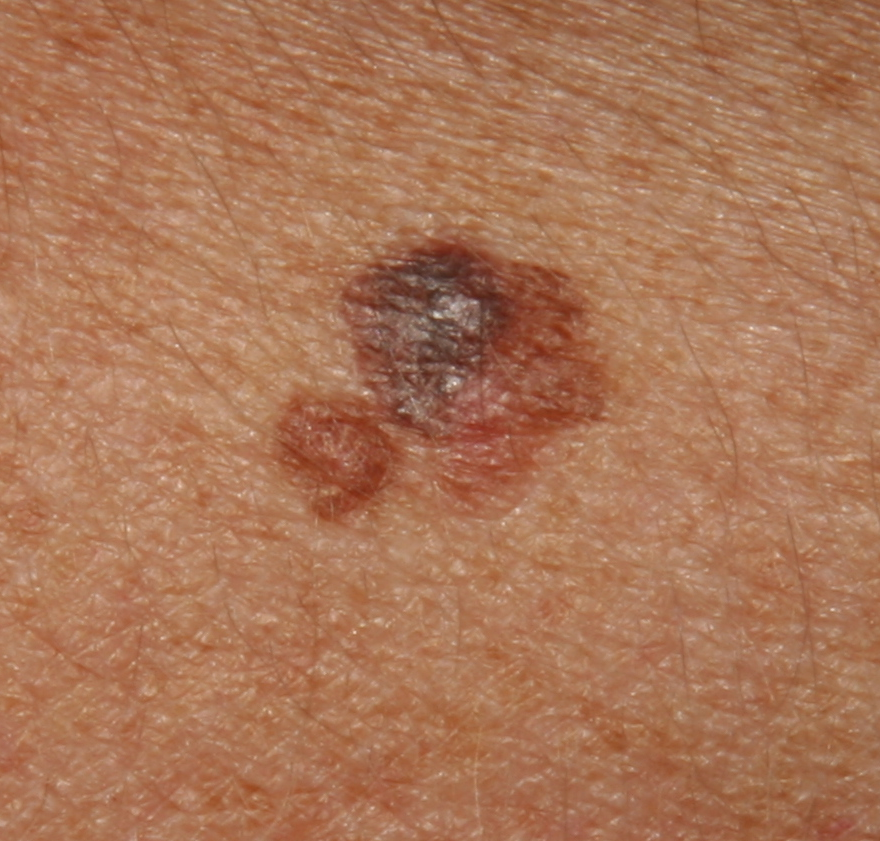
#> input picture Lab8/Skin Cancer Detection Python - Part 1/B496a.png, 880 x 841 px
$ python script_task_1to4.py
#> lines starting #> are read from the running program, lines starting #| are printed output that depends on the picture; after the words box and inside, x2 and y2 are one past the last pixel; in counts of white or black regions, pixels touching at a corner belong together
### Lab8/Skin Cancer Detection Python - Part 1/calculate_border_task1.py
# -*- coding: utf-8 -*-

def calculate_border_task1(path_img, crop_factor, sigma):

    """
    This function does the following:
    1) reads the picture stored at 'path_img' using cv2.imread and displays it
       using plt.imshow
    2) converts the color picture into a grey-scale picture using cv2.cvtColor
       and shows it
    3) cuts away the sides of the grey-scale image, the fraction is defined by
       'crop_factor'
    4) blurs the picture using a Gaussian filter (using cv2.GaussianBlur) with
       'sigma'; the larger sigma, the more the image gets blurred and finer
       contours disappear; this is necessary to get rid of noise and unwanted
       structures like hairs
    5) uses Otsu's method to turn the filtered grey-scale image into a binary
       image (using cv2.threshold)
    6) uses ndimage.binary_fill_holes() to fill holes in the binary picture
       an cv2.connectedComponents() to keep only the region with the largest area
    7) uses cv2.findContours to calculate the border (aka contour) of the identified
       area and plots everything
    Input :  path_img         : path to color image (string)
             crop_factor      : percentage that should be cut away from
                                image (e.g. 0.1 means 10%)
             sigma            : used for the Gaussian filter to blur the image
                                (e.g. 5) in imgaussfilt.m
    Output : cropped_img_cl  : cropped color image (sides are cut away)
             cropped_img_gs  : cropped grey scale image
             cropped_img_mask: logical array with mask of the lesion, i.e.
                               every pixel within the lesion has a value of 1,
                               every pixel outside the lesion has a value of 0
             border          : array with x and y coordinates of the boundaries
                               of the lesion
    Remarks: Requires Installation of OpenCV (e.g. for Anaconda see https://www.geeksforgeeks.org/set-opencv-anaconda-environment/)
             enter the following in the Anaconda prompt: onda install -c menpo opencv
             Tutorial for Contour Detection: https://learnopencv.com/contour-detection-using-opencv-python-c/
    Example: [cr_img_cl,cr_img_gs,cr_img_mask,border] = calculate_border_task1_solution('B496a.png', 0.1, 5);
    Date: Nov, 1, 2021, knaa
    """
#> called with path_img = './B496a.png', crop_factor = 0.1, sigma = 5
    import numpy as np
    from scipy import ndimage
    import matplotlib.pyplot as plt
    import cv2

# 1) Read image I1 in a using cv2.imread and plt.imshow and show in a subplot(2,3,1).
#    Attention: CV2 reads picture as BGR (not RGB), and therefore, the image has to
#    be converted with cv2.cvtColor(I1,cv2.COLOR_BGR2RGB)


    """ ... YOUR CODE COMES HERE ... """
    I1 = cv2.imread(path_img)
#> I1 is the input picture: shape (841, 880, 3); mean B, G, R 87, 117.4, 169.9

    # plt.subplot(2,3,1)
    # plt.imshow(I1)
    # plt.show()
# 2) Convert to grey scale using cv2.cvtColor with the code cv2.COLOR_BGR2GRAY
#    and show in a subplot(2,3,2)


    """ ... YOUR CODE COMES HERE ... """

    I1_gray = cv2.cvtColor(I1,cv2.COLOR_BGR2GRAY)
    plt.subplot(2,3,2)
    plt.imshow(I1_gray,cmap='gray')
    # plt.show()
# 3) Cutt away the given percentage on each side, e.g. crop_factor = 0.1;
#    and show in a subplot(2,3,3)


    """ ... YOUR CODE COMES HERE ... """
    shape = np.shape(I1_gray)
    xrange = np.int64([crop_factor*shape[0],(1-crop_factor)*shape[0]])
    yrange = np.int64([crop_factor*shape[1],(1-crop_factor)*shape[1]])

    I1_cropped = np.copy(I1[xrange[0]:xrange[1],yrange[0]:yrange[1],:])
    I1_gray_cropped = np.copy(I1_gray[xrange[0]:xrange[1],yrange[0]:yrange[1]])
    plt.subplot(2,3,3)
    plt.imshow(I1_gray_cropped,cmap='gray')
    # plt.show()

# 4) Filter using a Gaussian Filter with cv2.GaussianBlur and a high enough sigma (e.g. sigma = 5) to blur
#     and show in a subplot(2,3,4)


    """ ... YOUR CODE COMES HERE ... """
    I1_gray_cropped_blurred = cv2.GaussianBlur(I1_gray_cropped,ksize=(0,0),sigmaX=sigma,sigmaY=sigma,borderType=cv2.BORDER_REPLICATE)
    plt.subplot(2,3,4)
    plt.imshow(I1_gray_cropped_blurred,cmap='gray')
    # plt.show()

# 5) Convert to binary picture using Otsu's threshold method using cv2.threshold() with cv2.THRESH_BINARY+cv2.THRESH_OTSU
#    and show in a subplot(2,3,5), see
#    https://opencv24-python-tutorials.readthedocs.io/en/latest/py_tutorials/py_imgproc/py_thresholding/py_thresholding.html


    """ ... YOUR CODE COMES HERE ... """
    ret,I1_gray_cropped_blurred_binary = cv2.threshold(I1_gray_cropped_blurred,0,1,cv2.THRESH_BINARY+cv2.THRESH_OTSU)
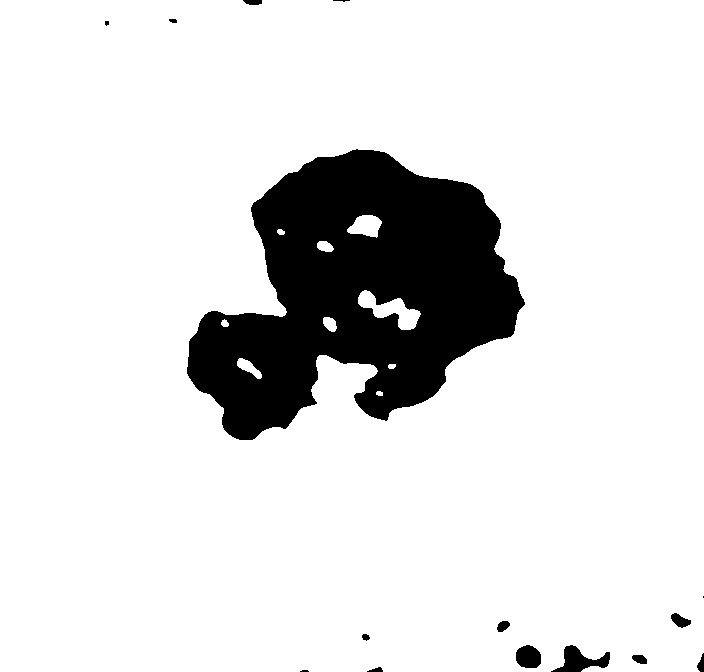
#> I1_gray_cropped_blurred_binary: shape (672, 704); values 0 (black) and 1 (white), 87.5% white; 15 black regions (4 under 20 px), largest, box (x1, y1, x2, y2) and area: (187, 149, 525, 440) 57024, (551, 645, 610, 672) 755, (516, 645, 541, 668) 469
#> ret = 116
    plt.subplot(2,3,5)
    plt.imshow(I1_gray_cropped_blurred_binary,cmap='gray')
    # plt.show()

# 6) Fill holes in the image and keep only the largest area
#    using ndimage.binary_fill_holes() and cv2.connectedComponents() and show in a subplot(2,3,6)
#    You will have to swap black and white in the binary picture, e.g. IG5 = -IG4+1


    """ ... YOUR CODE COMES HERE ... """

    I1_swapped = -I1_gray_cropped_blurred_binary +1
    I1_gray_cropped_blurred_binary_filledHoles = ndimage.binary_fill_holes(I1_swapped)
#> I1_gray_cropped_blurred_binary_filledHoles: shape (672, 704) bool; 12.9% white; 15 white regions (4 under 20 px), largest, box (x1, y1, x2, y2) and area: (187, 149, 525, 440) 59304, (551, 645, 610, 672) 755, (516, 645, 541, 668) 469
    ret,labels = cv2.connectedComponents(I1_gray_cropped_blurred_binary_filledHoles.astype(np.uint8))
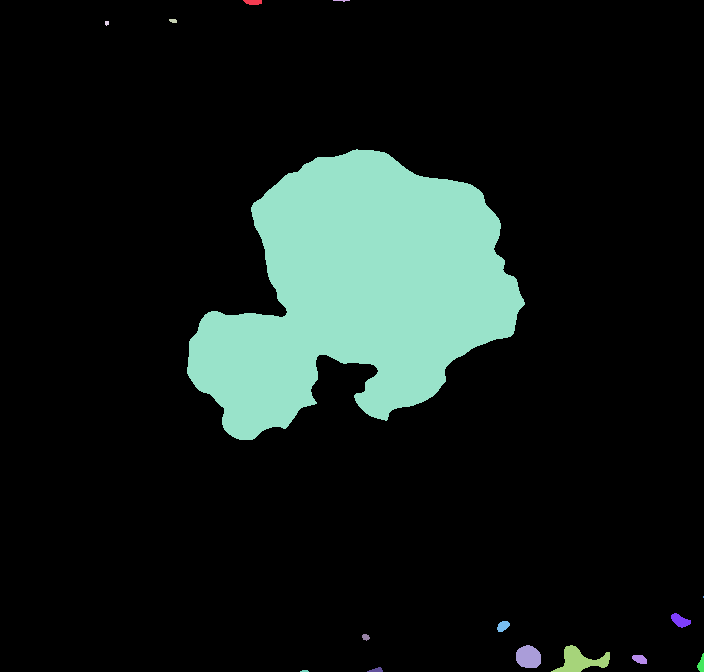
#> labels: shape (672, 704) int32; 16 distinct labels, from 0 to 15; one colour per label, 0 black
#> ret = 16

    I1_swapped = -I1_gray_cropped_blurred_binary+1
    IG6 = ndimage.binary_fill_holes(I1_swapped.astype(np.uint8))
    ret, labels = cv2.connectedComponents(IG6.astype(np.uint8))
    sum_max_area = 0
    IG7 = np.array(labels)

    for label in range(1,ret):
        mask = np.array(labels)
        mask[labels == label] = 255
        mask[labels != label]= 0
        if np.sum(mask) > sum_max_area:
            sum_max_area=np.sum(mask)
            IG7=mask
#> this loop made 15 passes
#> sum_max_area on passes 1, 5: 20400, 15122520
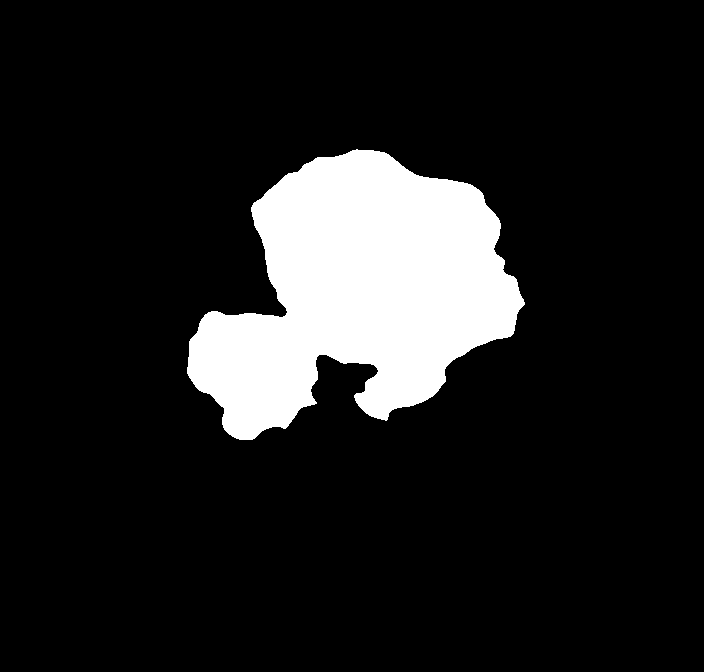
#> IG7: shape (672, 704) int32; 12.5% white; 1 white region, box (x1, y1, x2, y2) and area: (187, 149, 525, 440) 59304
#> mask: shape (672, 704) int32; 0% white; 1 white region (1 under 20 px)
#> after the loop, sum_max_area = 15122520
# 7) Compute the contours using cv2.findContours() with cv2.RETR_TREE and cv2.CHAIN_APPROX_NONE


    """ ... YOUR CODE COMES HERE ... """

    contours, hierarchy = cv2.findContours(IG7.astype(np.uint8),cv2.RETR_TREE,cv2.CHAIN_APPROX_NONE)
#> contours = 1 contour; box (x1, y1, x2, y2) and area: (187, 149, 525, 440) 58744
    #plotting
    for data in contours:
        print("The contours have this data %r" %data)
#> this loop made 1 pass
#> (printed output is left out)
    im = IG7.astype(np.uint8)
    cv2.drawContours(im,contours,-1,(255,255,0),4)
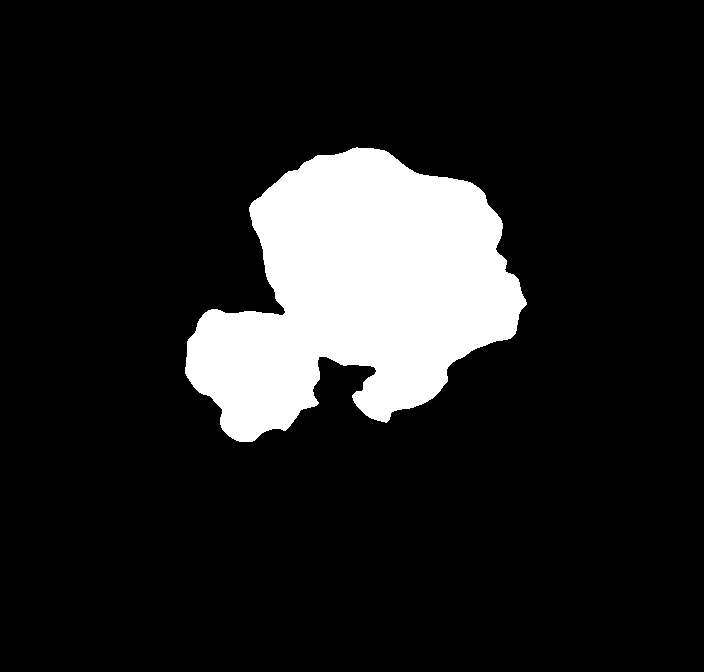
#> im: shape (672, 704); 13% white; 1 white region
    plt.subplot(2,3,6)
    plt.imshow(im,cmap='gray')


# Define output

    cropped_img_cl = I1_cropped
    cropped_img_gs = I1_gray_cropped
    cropped_img_mask = I1_swapped
    border = contours
#> border has the same summary as contours
    plt.show()
    return cropped_img_cl,cropped_img_gs,cropped_img_mask,border

calculate_border_task1("./B496a.png",0.1,5)

### Lab8/Skin Cancer Detection Python - Part 1/script_mmi_task2.py
"""
This script does the following:
1) calls the function calculate_border_task1.m
2) calculates the centroid (center of mass) and bounding box
   with cv2.moments() and cv2.boundingRect()
3) shows the cropped RGB picture with the centroid and the bounding box

Created on Mon Nov  8 18:26:54 2021
@author: knaa
"""

import numpy as np
import os
import cv2
from calculate_border_task1 import calculate_border_task1
import matplotlib.pyplot as plt
# Define path

path = '.'
#> path = '.'
img ='B496a.png'
path_img = path+'\\'+img
#> path_img = '.\\B496a.png'
print('Processed Picture: ',img)


# Step 1: Read Image and calculate border of lesion
#         by calling calculate_border_task1.m

# 10% is cut away from each side of the image, then the image is blurred using
# a Gaussian filter with sigma 10. Then the contour is of the lesion is
# calculated. Output is the cropped color image, the cropped grey scale
# image and the borders of the contour.

cropped_img_cl,cropped_img_gs,cropped_img_mask,border = calculate_border_task1(path_img, 0.1, 10)
#> call 2 of calculate_border_task1, with path_img = '.\\B496a.png', crop_factor = 0.1, sigma = 10
#> in calculate_border_task1 (call 2), `I1_gray_cropped_blurred = cv2.GaussianBlur(I1_gray_cropped,ksize=(0,0)..`:
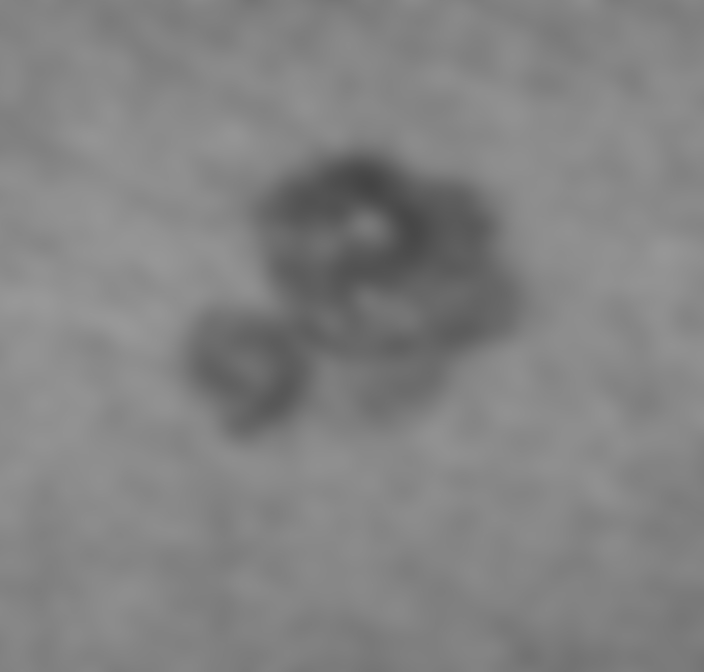
#> I1_gray_cropped_blurred: shape (672, 704); min 68, max 152, mean 130.6
#> in calculate_border_task1 (call 2), `ret,I1_gray_cropped_blurred_binary = cv2.threshold(I1_gray_cropped_blu..`:
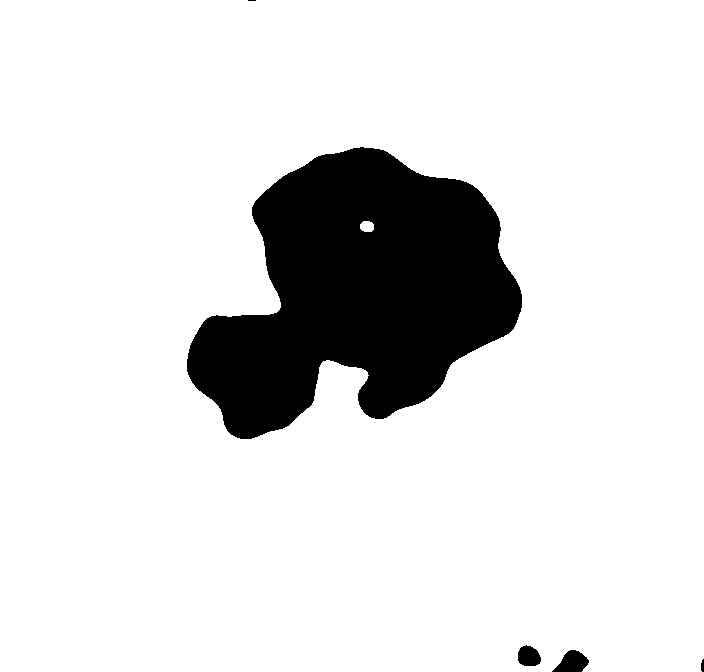
#> I1_gray_cropped_blurred_binary: shape (672, 704); values 0 (black) and 1 (white), 87.1% white; 5 black regions (1 under 20 px), largest, box (x1, y1, x2, y2) and area: (187, 147, 522, 439) 59999, (552, 650, 589, 672) 524, (518, 645, 541, 666) 377, (701, 659, 704, 672) 33
#> in calculate_border_task1 (call 2), `ret,I1_gray_cropped_blurred_binary = cv2.threshold(I1_gray_cropped_blu..`: ret = 117
#> in calculate_border_task1 (call 2), `ret,labels = cv2.connectedComponents(I1_gray_cropped_blurred_binary_fi..`:
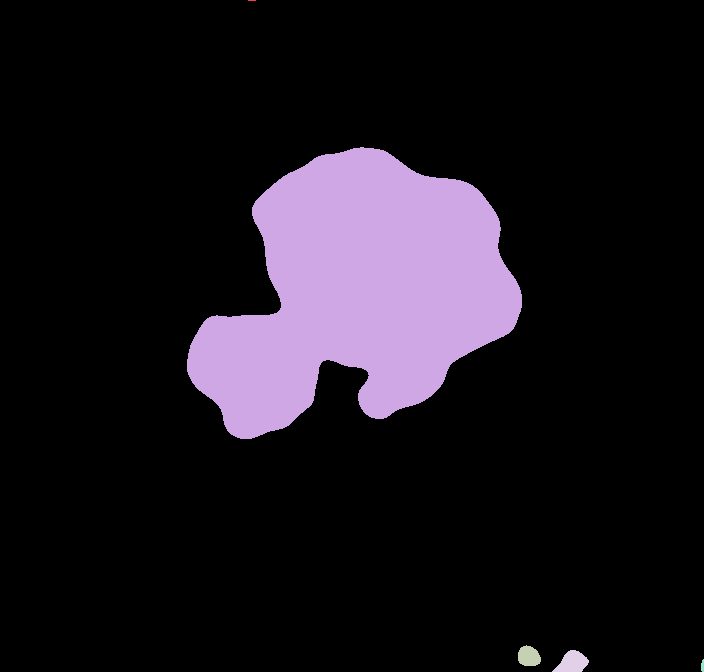
#> labels: shape (672, 704) int32; 6 distinct labels, from 0 to 5; one colour per label, 0 black
#> in calculate_border_task1 (call 2), `ret,labels = cv2.connectedComponents(I1_gray_cropped_blurred_binary_fi..`: ret = 6
#> the loop in calculate_border_task1 (call 2), `for label in range(1,ret):` made 5 passes
#> sum_max_area on passes 1 to 2: 2040, 15333150
#> (the rest of the program and of its run is left out)
